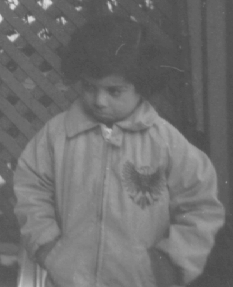
%> input picture Intensity Transformation-Piecewise Linear/low.png, 233 x 287 px
$ octave Anding.m   (GNU Octave 9; MATLAB toolbox functions it lacks are replaced by stand-ins)
%> lines starting %> are read from the running program, lines starting %| are printed output that depends on the picture
x = imread('low.png');
%> x is the input picture: size 287x233x3 uint8; min 74, max 221, mean 110.8
y = imread('AddConstantScalarToImage.png');
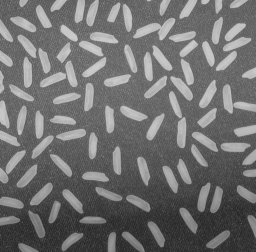
%> input picture Arithmetic Transformation/AddConstantScalarToImage.png, 256 x 252 px
%> y is the input picture: size 252x256x3 uint8; min 40, max 204, mean 111.5

[a, b, ~]=size(x);
%> a = 287; b = 233
y = imresize(y,[a,b]);
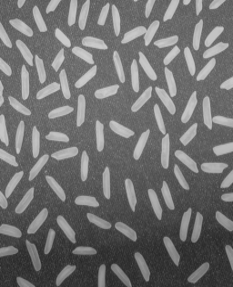
%> y: size 287x233x3 uint8; min 40, max 208, mean 111.5

anded_image = bitand(x,y);
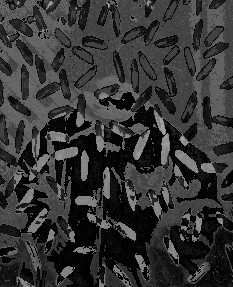
%> anded_image: size 287x233x3 uint8; min 0, max 184, mean 52.4
imshow(anded_image);
